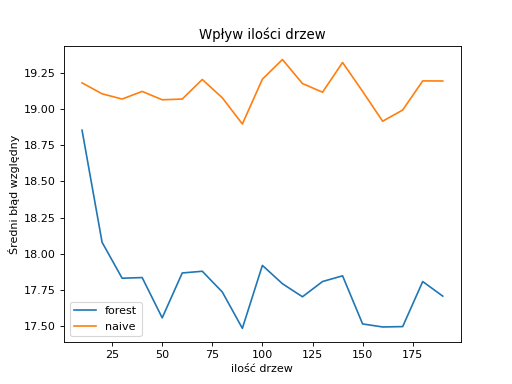

The script that drew this image:
import random_forest
from preparedata import *


if __name__ == '__main__':
    df = load()
    delayed_df = delay(df, 2)
    forest_result = list()
    naive_result = list()

    iterations = 10
    x_axis = range(10, 200, 10)
    for x in x_axis:
        random_forest.tree.config.create_config(min_split_size=10, number_of_predictors_to_draw=5)
        random_forest.forest.config.create_config(data_size_for_tree=140, number_of_trees=x)

        naive_err_sum, forest_err_sum, test_data_count = test(delayed_df, iterations)

        naive_result.append(naive_err_sum/(iterations*test_data_count)*100)
        forest_result.append(forest_err_sum/(iterations*test_data_count)*100)

    import matplotlib.pyplot as plt

    plt.plot(x_axis, forest_result, label="forest")
    plt.plot(x_axis, naive_result, label="naive")
    plt.xlabel('ilość drzew')
    plt.ylabel('Średni błąd względny')
    plt.title('Wpływ ilości drzew')
    plt.legend()
    plt.show()
